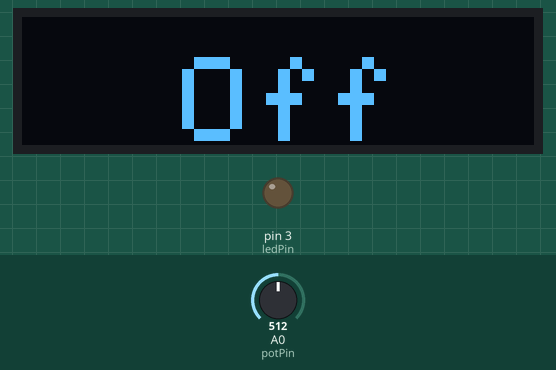
This sketch was run on a simulated Arduino Uno, built with avr-gcc and run on an emulated ATmega328P. On the bench: 128×32 one-colour display, output pins drawn as LEDs (lit = HIGH). The test bench sets the inputs (shaded band); at power-on: A0 (potPin) = 512. What the sketch prints to the serial monitor is not drawn.

Above: at 0.1 s.

The sketch:

OutlanderHeaterControl.ino
```cpp
#include <mcp_can.h>
#include <SPI.h>
#include <TaskScheduler.h>
#include <Wire.h>
#include <Adafruit_GFX.h>
#include <Adafruit_SSD1306.h>

#define SCREEN_WIDTH 128 // OLED display width, in pixels
#define SCREEN_HEIGHT 32 // OLED display height, in pixels
#define OLED_RESET     4 // Reset pin # (or -1 if sharing Arduino reset pin)
Adafruit_SSD1306 display(SCREEN_WIDTH, SCREEN_HEIGHT, &Wire, OLED_RESET);

#define INVERTPOT true
#define OPENINVERTERCONTACTORS //uncomment to check can bus for Open Inverter opmode for contactors, prevents heating over precharge resistor
#ifdef OPENINVERTERCONTACTORS
unsigned long inverterLastRec;
byte inverterStatus;
#endif
unsigned long temperatureLastRec;


#define MAXTEMP 85
#define MINTEMP 40
unsigned int targetTemperature = 0;
bool enabled = false;
bool hvPresent = false;
bool heating = false;
int power = 20;
int currentTemperature = 0;
const int potPin = A0;
const int ledPin = 3;


const int SPI_CS_PIN = 10;

MCP_CAN CAN(SPI_CS_PIN);

void ms10Task();
void ms100Task();
void ms1000Task();

Task ms10(10, -1, &ms10Task);
Task ms100(100, -1, &ms100Task);
Task ms1000(1000, -1, &ms1000Task);

Scheduler runner;

void setup() {
    Serial.begin(115200);

  // SSD1306_SWITCHCAPVCC = generate display voltage from 3.3V internally
    if(!display.begin(SSD1306_SWITCHCAPVCC, 0x3C)) { // Address 0x3C for 128x32
      Serial.println(F("SSD1306 allocation failed"));
      for(;;); // Don't proceed, loop forever
    }
    displayOff();
    Serial.println("Outlander Heater Control");
    pinMode(ledPin, OUTPUT);

    while (CAN_OK != CAN.begin(CAN_500KBPS, MCP_8MHz))              // init can bus : baudrate = 500k
    {
        Serial.println("CAN BUS Shield init fail");
        Serial.println(" Init CAN BUS Shield again");
        delay(100);
    }
    Serial.println("CAN BUS Shield init ok!");

    runner.init();

    runner.addTask(ms10);
    ms10.enable();

    runner.addTask(ms100);
    ms100.enable();

    runner.addTask(ms1000);
    ms1000.enable();

}

void displayTemperature(void) {
  display.clearDisplay();
  display.setTextSize(3); // Draw 2X-scale text
  display.setTextColor(SSD1306_WHITE);
  display.setCursor(20, 10);
  display.print(currentTemperature);
  display.print("/");
  display.print(targetTemperature);

  if (power == 2) {
      display.fillRect(0, 0, 10, SCREEN_HEIGHT, SSD1306_WHITE);
  } else if (power == 1) {
      display.fillRect(0, SCREEN_HEIGHT/2, 10, SCREEN_HEIGHT, SSD1306_WHITE);
  }

  display.display();      // Show initial text
}

void displayOff(void) {
  display.clearDisplay();
  display.setTextSize(3); // Draw 2X-scale text
  display.setTextColor(SSD1306_WHITE);
  display.setCursor(40, 10);
  display.println(F("Off"));
  display.display();      // Show initial text
}


void ms10Task() {
  //send 0x285
   uint8_t canData[8];
   canData[0] = 0x00;
   canData[1] = 0x00;
   canData[2] = 0x14;
   canData[3] = 0x21;
   canData[4] = 0x90;
   canData[5] = 0xFE;
   canData[6] = 0x0C;
   canData[7] = 0x10;

   CAN.sendMsgBuf(0x285, 0, sizeof(canData), canData);
}

void ms100Task() {
  int sensorValue = analogRead(potPin);

  if (INVERTPOT) {
    if (sensorValue < 923) {
      enabled = true;
    } else {
      enabled = false;
    }
  } else {
    if (sensorValue > 100) {
      enabled = true;
    } else {
      enabled = false;
    }
  }

  //if heater is not sending feedback, disable it, safety and that
  if (millis() - temperatureLastRec > 1000) {
    enabled = false;
    Serial.println("No Temperature recieved");
  }

  if (INVERTPOT) {
      targetTemperature = map(sensorValue, 1023, 100, MINTEMP, MAXTEMP);
  } else {
      targetTemperature = map(sensorValue, 100, 1023, MINTEMP, MAXTEMP);
  }

    //send 0x188
  #ifdef OPENINVERTERCONTACTORS
  bool contactorsClosed = inverterStatus == 0x01;
  if (!contactorsClosed) {
    enabled = false;
  }
  #else
  bool contactorsClosed = true;
  #endif

  digitalWrite(ledPin, enabled);

  if (enabled) {
    displayTemperature();
  } else {
    displayOff();
  }


  if (contactorsClosed && enabled && currentTemperature < targetTemperature) {
   uint8_t canData[8];
   canData[0] = 0x03;
   canData[1] = 0x50;
   canData[3] = 0x4D;
   canData[4] = 0x00;
   canData[5] = 0x00;
   canData[6] = 0x00;
   canData[7] = 0x00;

   //switch to lower power when reaching target temperature
   if (currentTemperature < targetTemperature - 10) {
    canData[2] = 0xA2;
    power = 2;
   } else {
    canData[2] = 0x32;
    power = 1;
   }

    CAN.sendMsgBuf(0x188, 0, sizeof(canData), canData);
  } else {
    power = 0;
  }

}


void ms1000Task() {
  Serial.println("Heater Status");
  Serial.print("HV Present: ");
  Serial.print(hvPresent);
  Serial.print(" Heater Active: ");
  Serial.print(heating);
  Serial.print(" Water Temperature: ");
  Serial.print(currentTemperature);
  Serial.println("C");
  Serial.println("");
  Serial.println("Settings");
  Serial.print(" Heating: ");
  Serial.print(enabled);
  Serial.print(" Desired Water Temperature: ");
  Serial.print(targetTemperature);
  Serial.print(" Inverter: ");
  Serial.print(inverterStatus);
  Serial.println("");
  Serial.println("");

}

void loop() {
  unsigned char len = 0;
  unsigned char buf[8];
  // put your main code here, to run repeatedly:
  runner.execute();
  if(CAN_MSGAVAIL == CAN.checkReceive())            // check if data coming
  {
        CAN.readMsgBuf(&len, buf);    // read data,  len: data length, buf: data buf

        unsigned int canId = CAN.getCanId();
        if (canId == 0x398) {
          //Heater status
          if (buf[5] == 0x00) {
            heating = false;
            power = 0;
          } else if (buf[5] > 0) {
            heating = true;
          }
          //hv status
          if (buf[6] == 0x09) {
            hvPresent = false;
          } else if (buf[6] == 0x00) {
            hvPresent = true;
          }

          //temperatures
          unsigned int temp1 = buf[3] - 40;
          unsigned int temp2 = buf[4] - 40;
          if (temp2 > temp1) {
            currentTemperature = temp2;
          } else {
            currentTemperature = temp1;
          }
          temperatureLastRec = millis();
        }
        #ifdef OPENINVERTERCONTACTORS
        if (canId == 0x02) {
          inverterLastRec = millis();
          inverterStatus = buf[0];
        }
        #endif

    }

    #ifdef OPENINVERTERCONTACTORS
//      if(inverterLastRec + 500 < millis()) {
//        inverterStatus = 0;
//      }
    #endif

}
```
